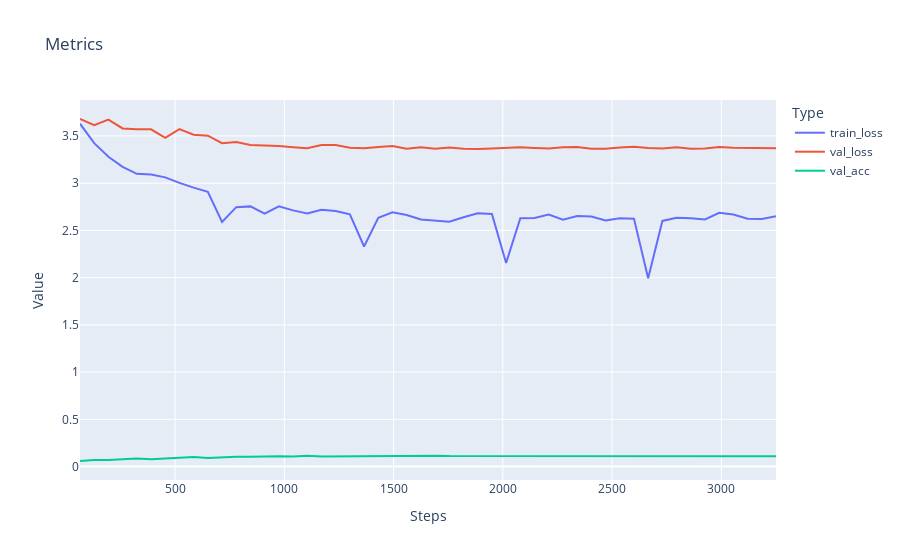
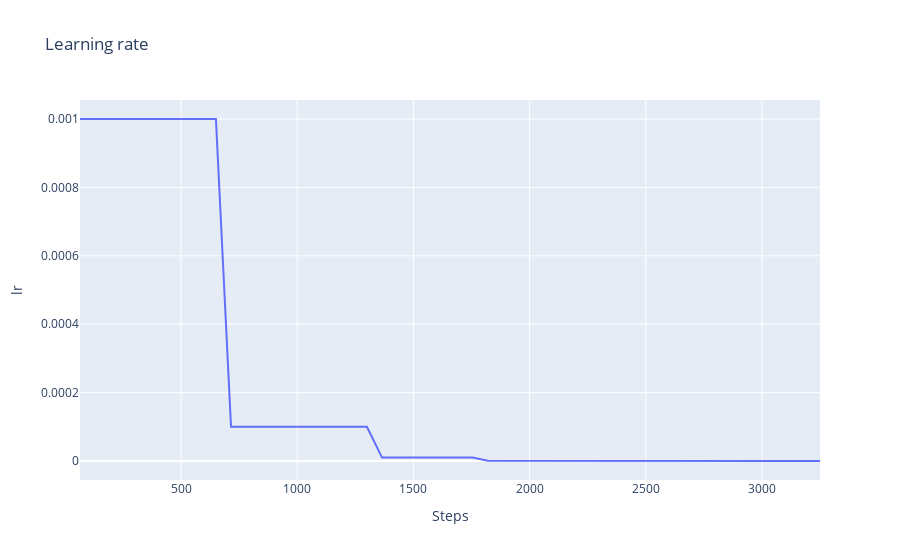

The cell these charts' notebook holds for them, in order:
### Code cell
cloth_utility_exp1.display_results()

### Figure 1 — Plotly figure (JSON) as saved in the notebook; plotly's stock layout.template omitted (floating-point values rounded to 4 significant figures)
{"data": [{"hovertemplate": "Type=train_loss<br>Steps=%{x}<br>Value=%{y}<extra></extra>", "legendgroup": "train_loss", "line": {"color": "#636efa", "dash": "solid"}, "marker": {"symbol": "circle"}, "mode": "lines", "name": "train_loss", "orientation": "v", "showlegend": true, "type": "scatter", "x": [65, 130, 195, 260, 325, 390, 455, 520, 585, 650, 715, 780, 845, 910, 975, 1040, 1105, 1170, 1235, 1300, 1365, 1430, 1495, 1560, 1625, 1690, 1755, 1820, 1885, 1950, 2015, 2080, 2145, 2210, 2275, 2340, 2405, 2470, 2535, 2600, 2665, 2730, 2795, 2860, 2925, 2990, 3055, 3120, 3185, 3250], "xaxis": "x", "y": [3.629, 3.424, 3.279, 3.173, 3.099, 3.092, 3.062, 3.002, 2.953, 2.908, 2.589, 2.746, 2.754, 2.678, 2.756, 2.712, 2.679, 2.717, 2.706, 2.67, 2.33, 2.633, 2.691, 2.664, 2.616, 2.602, 2.592, 2.638, 2.681, 2.673, 2.156, 2.628, 2.632, 2.669, 2.614, 2.653, 2.646, 2.604, 2.628, 2.624, 1.993, 2.6, 2.634, 2.627, 2.616, 2.687, 2.667, 2.623, 2.621, 2.65], "yaxis": "y"}, {"hovertemplate": "Type=val_loss<br>Steps=%{x}<br>Value=%{y}<extra></extra>", "legendgroup": "val_loss", "line": {"color": "#EF553B", "dash": "solid"}, "marker": {"symbol": "circle"}, "mode": "lines", "name": "val_loss", "orientation": "v", "showlegend": true, "type": "scatter", "x": [65, 130, 195, 260, 325, 390, 455, 520, 585, 650, 715, 780, 845, 910, 975, 1040, 1105, 1170, 1235, 1300, 1365, 1430, 1495, 1560, 1625, 1690, 1755, 1820, 1885, 1950, 2015, 2080, 2145, 2210, 2275, 2340, 2405, 2470, 2535, 2600, 2665, 2730, 2795, 2860, 2925, 2990, 3055, 3120, 3185, 3250], "xaxis": "x", "y": [3.679, 3.614, 3.673, 3.579, 3.57, 3.57, 3.48, 3.572, 3.512, 3.503, 3.423, 3.436, 3.404, 3.403, 3.394, 3.381, 3.37, 3.404, 3.404, 3.375, 3.369, 3.382, 3.392, 3.364, 3.38, 3.365, 3.376, 3.365, 3.361, 3.367, 3.372, 3.379, 3.373, 3.367, 3.38, 3.381, 3.364, 3.365, 3.378, 3.385, 3.372, 3.367, 3.379, 3.365, 3.366, 3.383, 3.376, 3.375, 3.375, 3.37], "yaxis": "y"}, {"hovertemplate": "Type=val_acc<br>Steps=%{x}<br>Value=%{y}<extra></extra>", "legendgroup": "val_acc", "line": {"color": "#00cc96", "dash": "solid"}, "marker": {"symbol": "circle"}, "mode": "lines", "name": "val_acc", "orientation": "v", "showlegend": true, "type": "scatter", "x": [65, 130, 195, 260, 325, 390, 455, 520, 585, 650, 715, 780, 845, 910, 975, 1040, 1105, 1170, 1235, 1300, 1365, 1430, 1495, 1560, 1625, 1690, 1755, 1820, 1885, 1950, 2015, 2080, 2145, 2210, 2275, 2340, 2405, 2470, 2535, 2600, 2665, 2730, 2795, 2860, 2925, 2990, 3055, 3120, 3185, 3250], "xaxis": "x", "y": [0.0595, 0.07, 0.06975, 0.08025, 0.08525, 0.0785, 0.088, 0.09975, 0.103, 0.09225, 0.1, 0.1048, 0.1045, 0.1088, 0.1098, 0.108, 0.1138, 0.108, 0.1093, 0.1115, 0.1128, 0.1113, 0.1108, 0.116, 0.1128, 0.1148, 0.1113, 0.111, 0.1123, 0.1138, 0.113, 0.1105, 0.113, 0.1128, 0.1108, 0.1125, 0.1123, 0.1125, 0.113, 0.1118, 0.1113, 0.1115, 0.1115, 0.1123, 0.1113, 0.1118, 0.1123, 0.1138, 0.1125, 0.111], "yaxis": "y"}], "layout": {"legend": {"title": {"text": "Type"}, "tracegroupgap": 0}, "title": {"text": "Metrics"}, "xaxis": {"anchor": "y", "domain": [0, 1], "title": {"text": "Steps"}}, "yaxis": {"anchor": "x", "domain": [0, 1], "title": {"text": "Value"}}}}

### Figure 2 — Plotly figure (JSON) as saved in the notebook; plotly's stock layout.template omitted (floating-point values rounded to 4 significant figures)
{"data": [{"hovertemplate": "Steps=%{x}<br>lr=%{y}<extra></extra>", "legendgroup": "", "line": {"color": "#636efa", "dash": "solid"}, "marker": {"symbol": "circle"}, "mode": "lines", "name": "", "orientation": "v", "showlegend": false, "type": "scatter", "x": [65, 130, 195, 260, 325, 390, 455, 520, 585, 650, 715, 780, 845, 910, 975, 1040, 1105, 1170, 1235, 1300, 1365, 1430, 1495, 1560, 1625, 1690, 1755, 1820, 1885, 1950, 2015, 2080, 2145, 2210, 2275, 2340, 2405, 2470, 2535, 2600, 2665, 2730, 2795, 2860, 2925, 2990, 3055, 3120, 3185, 3250], "xaxis": "x", "y": [0.001, 0.001, 0.001, 0.001, 0.001, 0.001, 0.001, 0.001, 0.001, 0.001, 0.0001, 0.0001, 0.0001, 0.0001, 0.0001, 0.0001, 0.0001, 0.0001, 0.0001, 0.0001, 1e-05, 1e-05, 1e-05, 1e-05, 1e-05, 1e-05, 1e-05, 1e-06, 1e-06, 1e-06, 1e-06, 1e-06, 1e-07, 1e-07, 1e-07, 1e-08, 1e-08, 1e-08, 1e-08, 1e-08, 1e-08, 1e-08, 1e-08, 1e-08, 1e-08, 1e-08, 1e-08, 1e-08, 1e-08, 1e-08], "yaxis": "y"}], "layout": {"legend": {"tracegroupgap": 0}, "title": {"text": "Learning rate"}, "xaxis": {"anchor": "y", "domain": [0, 1], "title": {"text": "Steps"}}, "yaxis": {"anchor": "x", "domain": [0, 1], "title": {"text": "lr"}}}}
